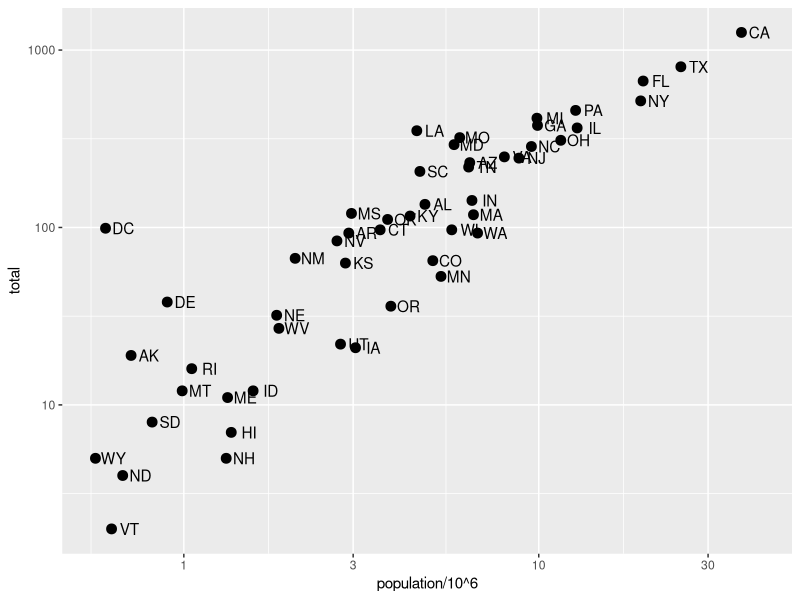
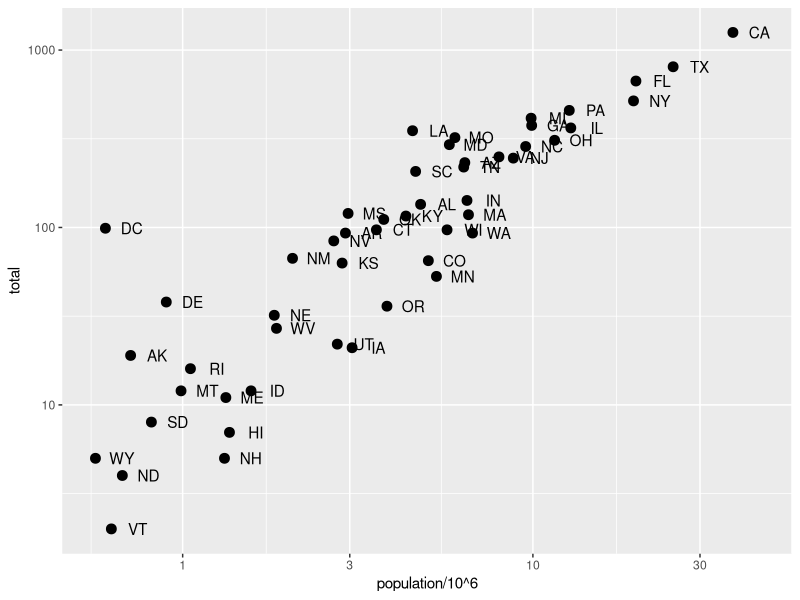
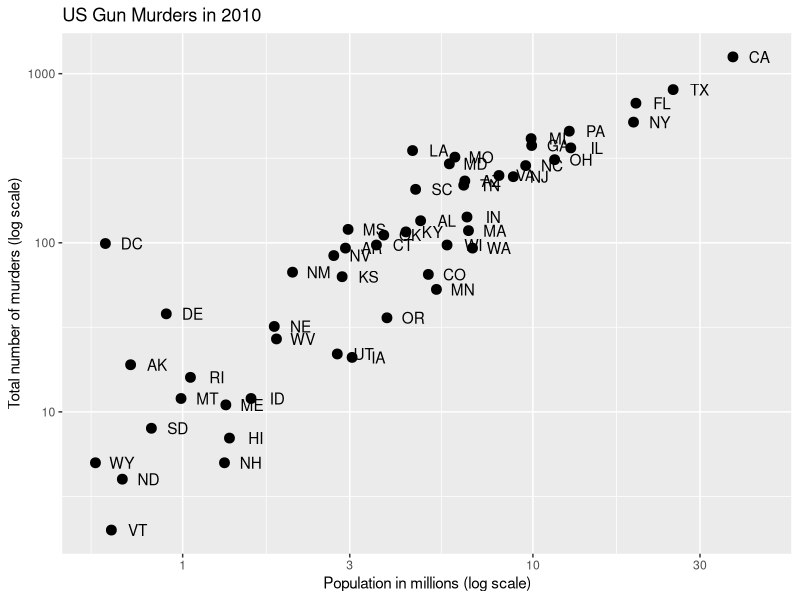
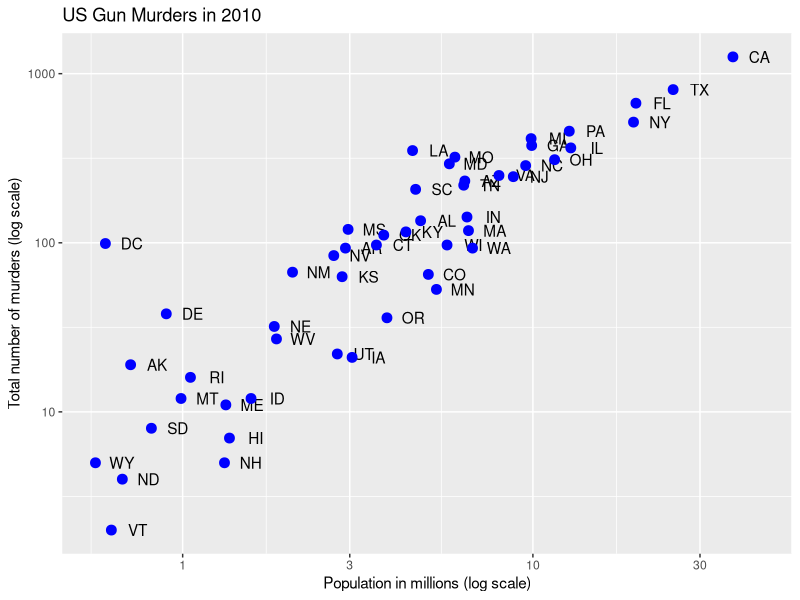
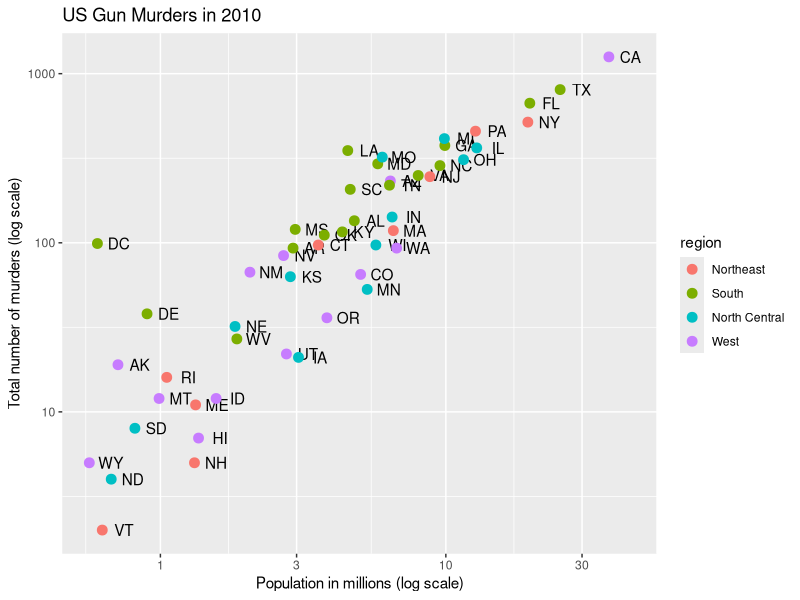
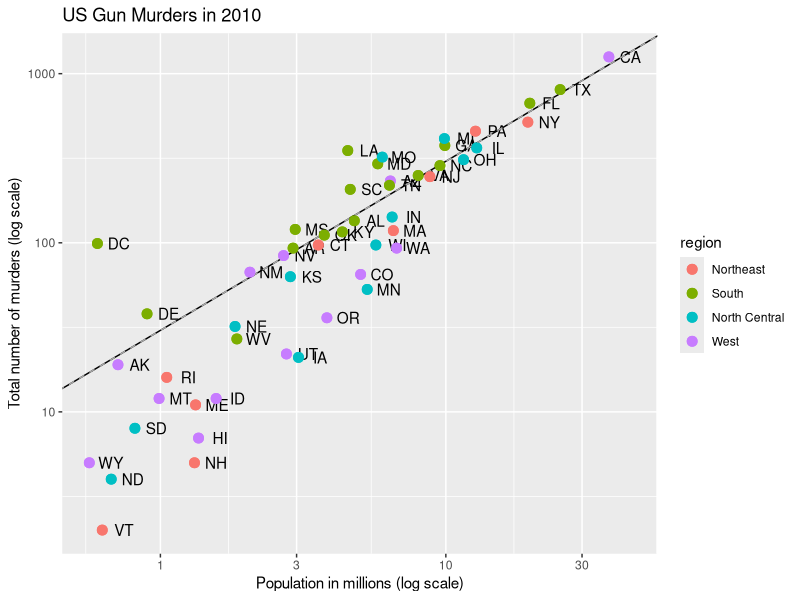

Here is the R script that generated these plots, in order:
# define p
library(tidyverse)
library(dslabs)
data(murders)
p <- murders %>% ggplot(aes(population/10^6, total, label = abb))

# log base 10 scale the x-axis and y-axis
p + geom_point(size = 3) +
  geom_text(nudge_x = 0.05) +
  scale_x_continuous(trans = "log10") +
  scale_y_continuous(trans = "log10")

# efficient log scaling of the axes
p + geom_point(size = 3) +
  geom_text(nudge_x = 0.075) +
  scale_x_log10() +
  scale_y_log10()

# add labels and titles
p + geom_point(size = 3) +
  geom_text(nudge_x = 0.075) +
  scale_x_log10() +
  scale_y_log10() +
  xlab("Population in millions (log scale)") +
  ylab("Total number of murders (log scale)") +
  ggtitle("US Gun Murders in 2010")

# change colours of the points
# redefine p to be everything except the points layer
p <- murders %>%
  ggplot(aes(population/10^6, total, label = abb)) +
  geom_text(nudge_x = 0.075) +
  scale_x_log10() +
  scale_y_log10() +
  xlab("Population in millions (log scale)") +
  ylab("Total number of murders (log scale)") +
  ggtitle("US Gun Murders in 2010")

# make all points blue
p + geom_point(size = 3, color = "blue")

# color points by region
p + geom_point(aes(col = region), size = 3)

# add a line with average murder rate
# define average murder rate
r <- murders %>%
  summarize(rate = sum(total) / sum(population) * 10^6) %>%
  pull(rate)

# basic line with average murder rate for the country
p <- p + geom_point(aes(col = region), size = 3) +
  geom_abline(intercept = log10(r))    # slope is default of 1

# change line to dashed and dark grey, line under points
p + 
  geom_abline(intercept = log10(r), lty = 2, color = "darkgrey") +
  geom_point(aes(col = region), size = 3)

# change legend title
p <- p + scale_color_discrete(name = "Region")    # capitalize legend title
